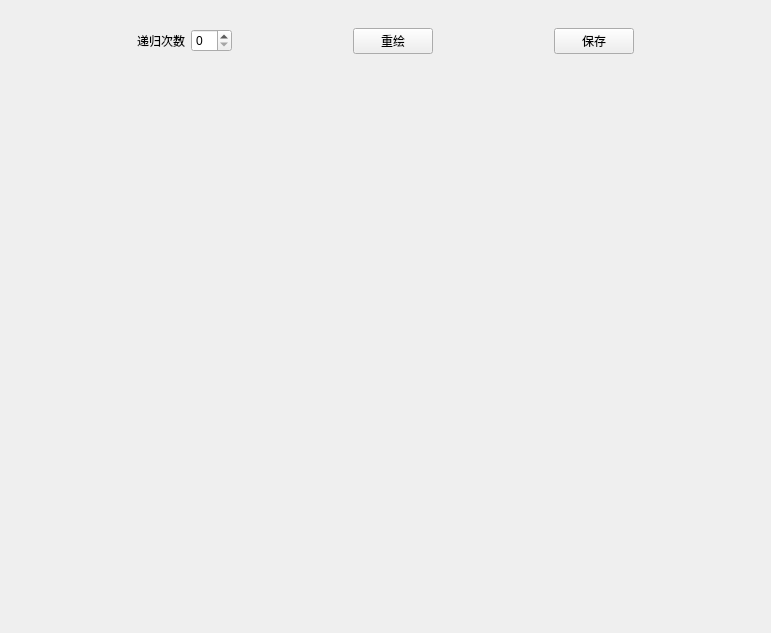
<?xml version="1.0" encoding="UTF-8"?>
<ui version="4.0">
 <class>Widget</class>
 <widget class="QWidget" name="Widget">
  <property name="geometry">
   <rect>
    <x>0</x>
    <y>0</y>
    <width>771</width>
    <height>633</height>
   </rect>
  </property>
  <property name="windowTitle">
   <string>Widget</string>
  </property>
  <layout class="QVBoxLayout" name="verticalLayout">
   <item>
    <widget class="QWidget" name="widgetControlArea" native="true">
     <property name="maximumSize">
      <size>
       <width>16777215</width>
       <height>60</height>
      </size>
     </property>
     <property name="autoFillBackground">
      <bool>false</bool>
     </property>
     <layout class="QHBoxLayout" name="horizontalLayout">
      <item>
       <spacer name="horizontalSpacer_5">
        <property name="orientation">
         <enum>Qt::Horizontal</enum>
        </property>
        <property name="sizeHint" stdset="0">
         <size>
          <width>40</width>
          <height>20</height>
         </size>
        </property>
       </spacer>
      </item>
      <item>
       <widget class="QLabel" name="label">
        <property name="text">
         <string>递归次数</string>
        </property>
       </widget>
      </item>
      <item>
       <widget class="QSpinBox" name="spinBoxMainLevel"/>
      </item>
      <item>
       <spacer name="horizontalSpacer">
        <property name="orientation">
         <enum>Qt::Horizontal</enum>
        </property>
        <property name="sizeHint" stdset="0">
         <size>
          <width>40</width>
          <height>20</height>
         </size>
        </property>
       </spacer>
      </item>
      <item>
       <widget class="QPushButton" name="pushButtonRePaint">
        <property name="text">
         <string>重绘</string>
        </property>
       </widget>
      </item>
      <item>
       <spacer name="horizontalSpacer_2">
        <property name="orientation">
         <enum>Qt::Horizontal</enum>
        </property>
        <property name="sizeHint" stdset="0">
         <size>
          <width>40</width>
          <height>20</height>
         </size>
        </property>
       </spacer>
      </item>
      <item>
       <widget class="QPushButton" name="pushButtonSave">
        <property name="text">
         <string>保存</string>
        </property>
       </widget>
      </item>
      <item>
       <spacer name="horizontalSpacer_6">
        <property name="orientation">
         <enum>Qt::Horizontal</enum>
        </property>
        <property name="sizeHint" stdset="0">
         <size>
          <width>40</width>
          <height>20</height>
         </size>
        </property>
       </spacer>
      </item>
     </layout>
    </widget>
   </item>
   <item>
    <widget class="QWidget" name="widgetPaintArea" native="true"/>
   </item>
  </layout>
 </widget>
 <layoutdefault spacing="6" margin="11"/>
 <resources/>
 <connections/>
</ui>
